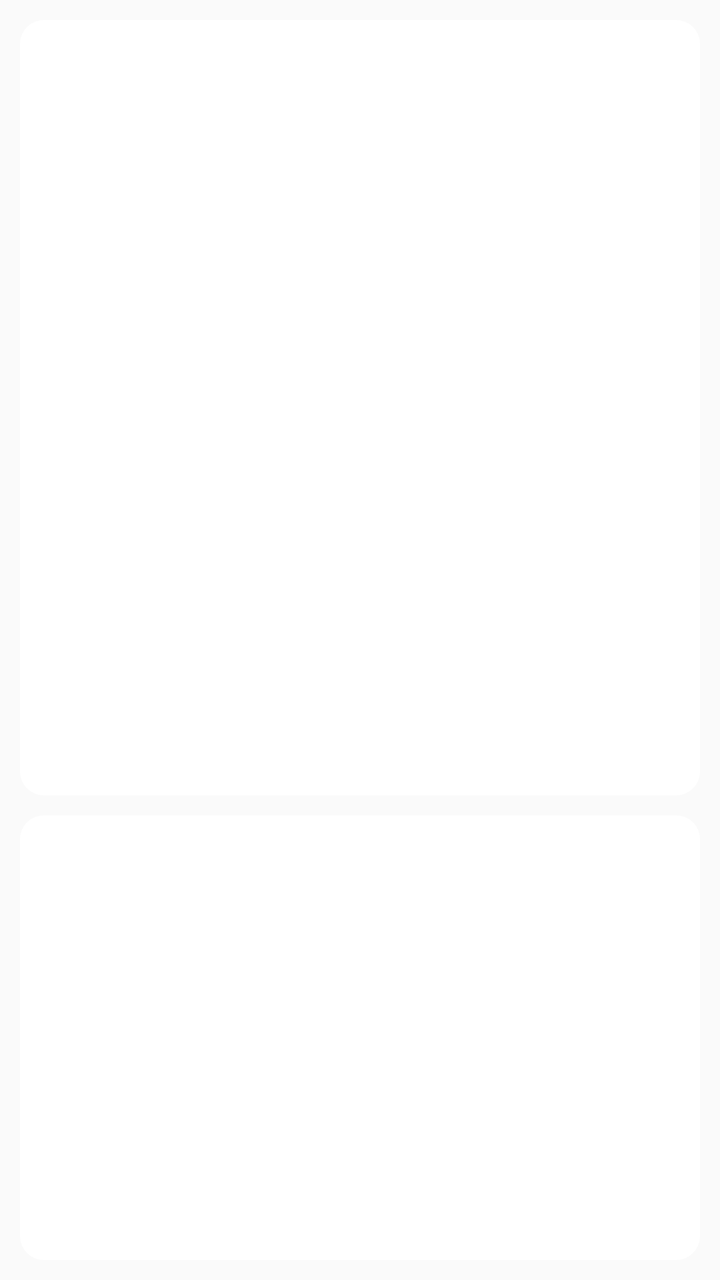
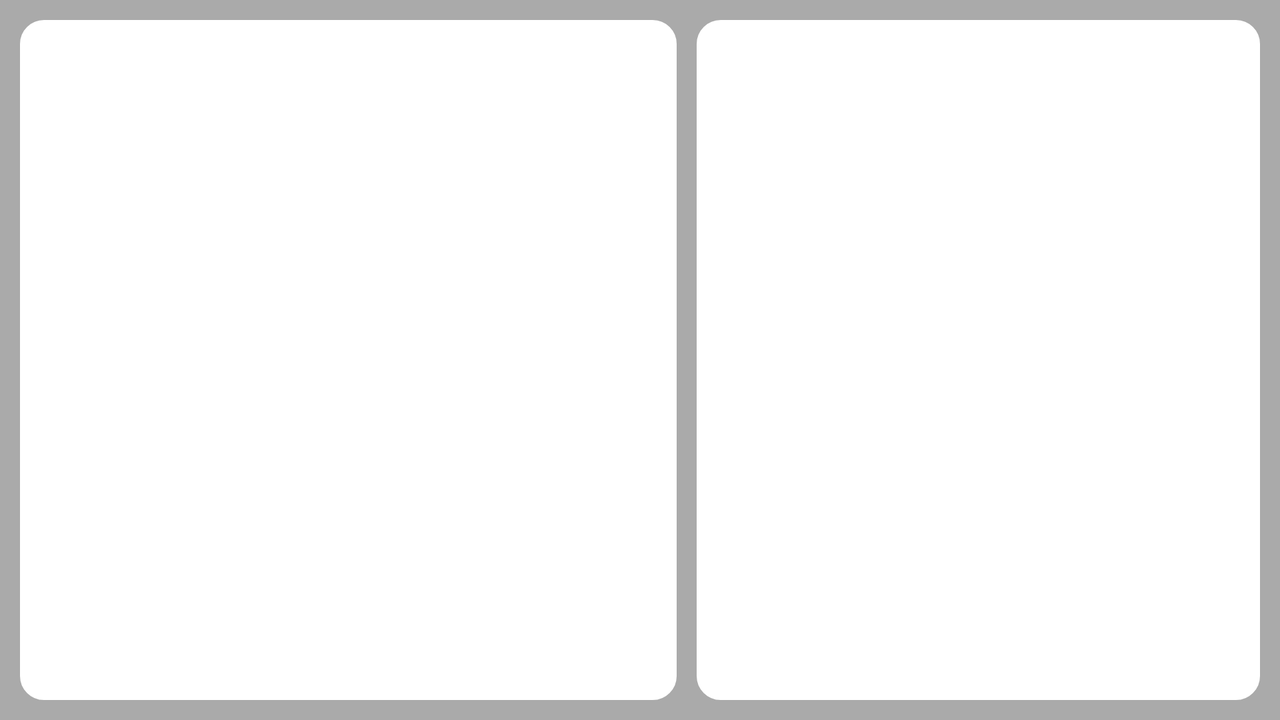

An Android layout and its configuration variant, each rendered on a device that would load it. The default file and the variant file are quoted in full after the pictures.
<!-- AndroidManifest.xml: application theme Light -->
<!-- res/layout/report_income_pie_next.xml -->
<?xml version="1.0" encoding="utf-8"?>
<LinearLayout xmlns:android="http://schemas.android.com/apk/res/android"
    android:layout_width="match_parent"
    android:layout_height="match_parent"
    android:background="?attr/colorControlNormal"
    android:orientation="vertical">

    <LinearLayout
        android:id="@+id/chart_next"
        android:layout_width="match_parent"
        android:layout_height="1dp"
        android:layout_margin="10dp"
        android:layout_weight="7"
        android:background="@drawable/shape"
        android:clickable="false"
        android:orientation="vertical" />

    <ListView
        android:id="@+id/pieListView_next"
        android:layout_width="match_parent"
        android:layout_height="1dp"
        android:layout_marginBottom="10dp"
        android:layout_marginLeft="10dp"
        android:layout_marginRight="10dp"
        android:layout_weight="4"
        android:background="@drawable/shape" />
</LinearLayout>
<!-- resources referenced by this layout -->
<resources>
  <!-- drawable shape (drawable) -->
  <?xml version="1.0" encoding="utf-8"?>
  <shape
      xmlns:android="http://schemas.android.com/apk/res/android"
      android:shape="rectangle"   >
  
      <solid
          android:color="?attr/colorAccent" >
      </solid>
  
      <stroke
          android:width="2dp"
          android:color="?attr/colorAccent" >
      </stroke>
  
      <padding
          android:left="5dp"
          android:top="5dp"
          android:right="5dp"
          android:bottom="5dp"    >
      </padding>
  
      <corners
          android:radius="11dp"   >
      </corners>
  
  </shape>
  <style name="Light" parent="Theme.AppCompat.Light.NoActionBar">
          <item name="colorPrimary">@android:color/darker_gray</item>
          <item name="colorAccent">@android:color/background_light</item>
      </style>
</resources>
<!-- res/layout-land/report_income_pie_next.xml (the repository's variant of the layout above) -->
<!-- drawn on the phone turned sideways -->
<?xml version="1.0" encoding="utf-8"?>
<LinearLayout xmlns:android="http://schemas.android.com/apk/res/android"
    android:layout_width="match_parent"
    android:layout_height="match_parent"
    android:background="?attr/colorPrimary"
    android:orientation="horizontal">

    <LinearLayout
        android:id="@+id/chart_next"
        android:layout_width="1dp"
        android:layout_height="match_parent"
        android:layout_margin="10dp"
        android:layout_weight="7"
        android:background="@drawable/shape"
        android:clickable="false"
        android:orientation="vertical" />

    <ListView
        android:id="@+id/pieListView_next"
        android:layout_width="1dp"
        android:layout_height="match_parent"
        android:layout_marginBottom="10dp"
        android:layout_marginRight="10dp"
        android:layout_marginTop="10dp"
        android:layout_weight="6"
        android:background="@drawable/shape" />

</LinearLayout>
